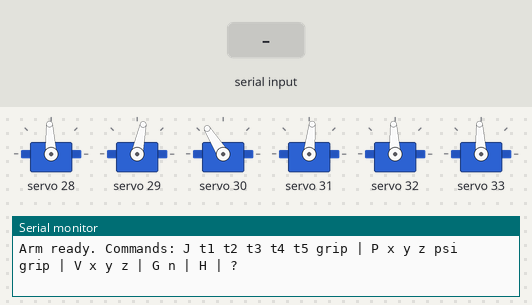
A sketch run on a simulated ESP32. Parts: 6 × servo, the last lines printed to the serial monitor. Inputs (shaded band) come from the test bench.

Above: at 1.5 s.
1.6 s: "J\n" received over Serial
At 2.8 s:
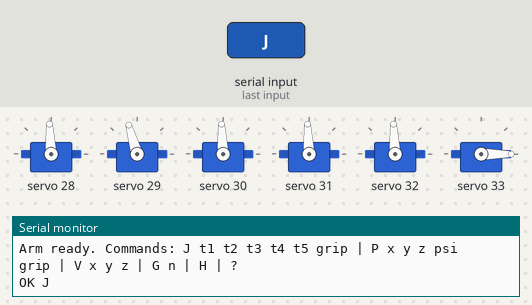
3.6 s: "P\n" received over Serial
At 5.5 s:
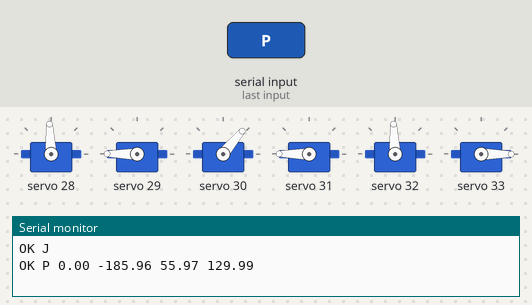
5.8 s: "V\n" received over Serial
At 7.3 s:
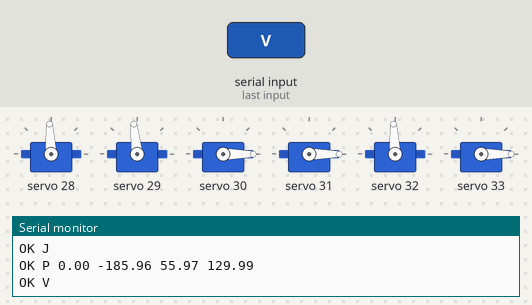
8.1 s: "H\n" received over Serial
At 8.25 s:
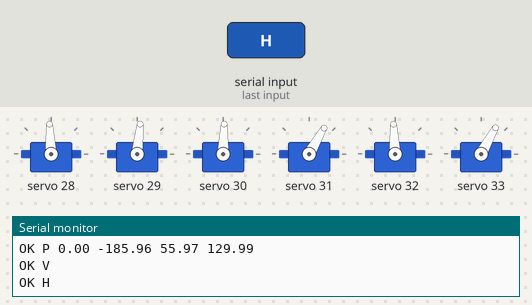
11.1 s: "G\n" received over Serial
At 12.4 s:
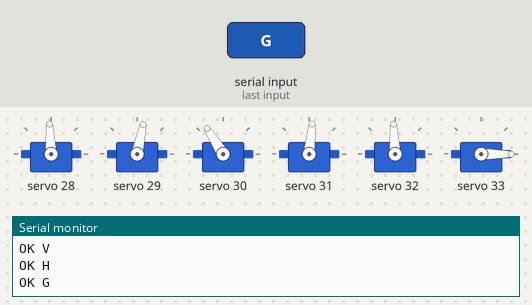
12.9 s: "j\n" received over Serial
At 14.6 s:
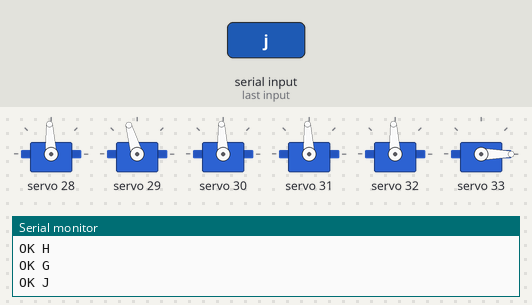
Timing chart, 0 to 15.7 s (numbered marks = the images above; inputs shaded):
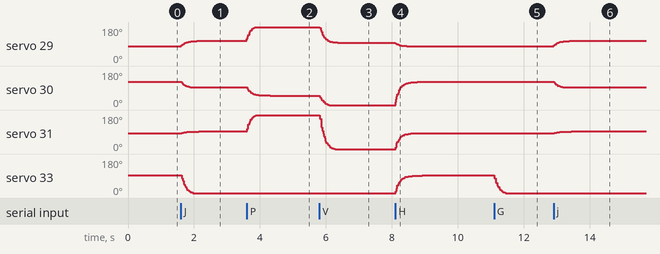

Measured:
- after the input at 1.6 s, servo 29: moves from 78° to 106° over 0.46 s, starting at once; servo 30: moves from 122° to 93° over 0.36 s, starting at once; servo 31: 84° → 91° at once, → 92° 0.26 s later, → 93° 0.26 s later; servo 33: moves from 93° to 0° over 0.34 s, starting at once
- after the input at 3.6 s, servo 29: moves from 106° to 180° over 0.26 s, starting at once; servo 30: moves from 93° to 50° over 0.70 s, starting at once; servo 31: moves from 93° to 180° over 0.28 s, starting at once
- after the input at 5.8 s, servo 29: moves from 180° to 96° over 0.83 s, starting at once; servo 30: moves from 50° to 0° over 0.28 s, starting at once; servo 31: moves from 180° to 0° over 0.46 s, starting at once
- after the input at 8.1 s, servo 29: moves from 96° to 78° over 0.61 s, starting at once; servo 30: moves from 0° to 122° over 0.67 s, starting at once; servo 31: moves from 0° to 84° over 0.56 s, starting at once; servo 33: moves from 0° to 93° over 0.81 s, starting at once
- after the input at 11.1 s, servo 33: moves from 93° to 0° over 0.34 s, starting at once
- after the input at 12.9 s, servo 29: moves from 78° to 106° over 0.46 s, starting at once; servo 30: moves from 122° to 93° over 0.36 s, starting at once; servo 31: 84° → 91° at once, → 92° 0.28 s later, → 93° 0.24 s later

The sketch:

arm_kinematics_control.ino
```cpp
/*
  5-DOF Robotic Arm — Kinematics-driven control
  ESP32 + PCA9685 + DS3115MG servos

  Implements the same decoupled geometric FK/IK model used in
  arm_kinematics_gui.html, derived from the DH parameters in:
  Ibrahim & Ali, "Inverse Kinematic Analysis For A 5 DOF Robotic Arm
  Using Deep Neural Network," IJES vol 11, no 18s, 2025.

  NOTE ON DEVIATION FROM THE PAPER:
  The paper solves IK with a trained DNN. On an ESP32, for a 4-variable
  decoupled chain like this one, a closed-form geometric solution (below)
  is exact, deterministic, and far cheaper than running inference on
  a microcontroller — so that's what this firmware uses. The geometry
  mirrors the paper's own decoupling insight (their eq. 11: psi =
  theta2+theta3+theta4), just solved analytically instead of learned.

  SERIAL PROTOCOL (115200 baud, newline-terminated ASCII):
    J t1 t2 t3 t4 t5 grip     -> move directly to joint angles (deg), grip 0-180
    P x y z psi grip          -> move to Cartesian pose (mm, deg) via IK, elbow-up
    V x y z                   -> "vision" pose: same as P with fixed approach psi
                                   and current gripper state (for CV/AprilTag hookup)
    H                         -> go to home pose
    G n                       -> set gripper opening, n = 0 (closed) .. 180 (open)
    ?                         -> print current joint angles + last commanded pose

  TODO before running on hardware:
    - MEASURE_YOUR_ARM: fill in LINK_* below from your physical arm
    - Fill in SERVO_CAL[] pulse/angle calibration per channel (from your
      existing calibration routine)
    - Confirm CHANNEL map matches your PCA9685 wiring
*/

#include <Wire.h>
#include <Adafruit_PWMServoDriver.h>

Adafruit_PWMServoDriver pwm = Adafruit_PWMServoDriver(0x48);

// ---------------------------------------------------------------------
// LINK LENGTHS (mm) — MEASURE_YOUR_ARM: replace with your physical arm's
// dimensions. Defaults below are the paper's DH values as a starting point.
// ---------------------------------------------------------------------
struct LinkConfig {
  float L0;   // base height, ground to shoulder yaw axis
  float A;    // shoulder vertical offset
  float B;    // shoulder horizontal offset
  float L1;   // upper arm (shoulder to elbow)
  float L2;   // forearm (elbow to wrist)
  float L34;  // wrist to gripper tip (L3+L4 combined)
};
LinkConfig LINK = { 75.0, 14.0, 12.0, 102.0, 130.0, 173.0 };

// ---------------------------------------------------------------------
// PCA9685 CHANNEL MAP — confirm against your wiring
// ---------------------------------------------------------------------
const uint8_t CH_BASE   = 0;  // theta1
const uint8_t CH_SHLDR  = 1;  // theta2
const uint8_t CH_ELBOW  = 2;  // theta3
const uint8_t CH_WRIST  = 3;  // theta4
const uint8_t CH_ROLL   = 4;  // theta5
const uint8_t CH_GRIP   = 5;  // gripper open/close

// ---------------------------------------------------------------------
// PER-SERVO CALIBRATION — replace with your measured pulse counts.
// pulseAt0 / pulseAt180 are PCA9685 tick counts (0-4095 @ 50Hz) at the
// two ends of that servo's travel; angleMin/angleMax clamp commanded
// angles to what's mechanically safe for that joint.
// ---------------------------------------------------------------------
struct ServoCal {
  uint16_t pulseAt0;
  uint16_t pulseAt180;
  float angleMin;
  float angleMax;
  bool invert;
  float zeroOffset;   // kinematic angle that maps to this servo's "90 deg" center
};

ServoCal SERVO_CAL[6] = {
  /* CH_BASE  */ {102, 512, -150, 150, false, 0.0},
  /* CH_SHLDR */ {102, 512,  -90, 120, true,  0.0},  // invert: servo mounted mirrored vs kinematic +angle
  /* CH_ELBOW */ {102, 512, -130, 130, true,  0.0},  // invert: same — flips travel direction only,
  /* CH_WRIST */ {102, 512, -120, 120, false, 0.0},  //   the FK/IK math above is untouched and stays correct
  /* CH_ROLL  */ {102, 512, -180, 180, false, 0.0},
  /* CH_GRIP  */ {102, 512,    0, 180, false, 0.0},
};

// ---------------------------------------------------------------------
// Smoothing — matches the EMA + non-blocking ramp approach from prior
// firmware revisions on this arm
// ---------------------------------------------------------------------
const float EMA_ALPHA = 0.15;
const float DEAD_ZONE_DEG = 0.15;
const unsigned long SERVO_UPDATE_MS = 20;

float currentAngle[6] = {0, 30, -40, -10, 0, 90};
float targetAngle[6]  = {0, 30, -40, -10, 0, 90};
unsigned long lastUpdate = 0;

// ---------------------------------------------------------------------
// FK / IK — mirrors arm_kinematics_gui.html
// ---------------------------------------------------------------------
struct Pose { float Px, Py, Pz, psi; };

Pose forwardKinematics(float t1, float t2, float t3, float t4) {
  float t1r = radians(t1), t2r = radians(t2), t3r = radians(t3), t4r = radians(t4);
  float sum23 = t2r + t3r;
  float sum234 = t2r + t3r + t4r;
  float r = LINK.B + LINK.L1 * cos(t2r) + LINK.L2 * cos(sum23) + LINK.L34 * cos(sum234);
  float z = LINK.L0 + LINK.A + LINK.L1 * sin(t2r) + LINK.L2 * sin(sum23) + LINK.L34 * sin(sum234);
  Pose p;
  p.Px = r * cos(t1r);
  p.Py = r * sin(t1r);
  p.Pz = z;
  p.psi = t2 + t3 + t4;
  return p;
}

// Returns true if solvable (target within reach). Writes result into out[4]: t1,t2,t3,t4
bool inverseKinematics(float Px, float Py, float Pz, float psiDeg, int elbowSign, float out[4]) {
  float t1 = degrees(atan2(Py, Px));
  float rr = sqrt(Px * Px + Py * Py) - LINK.B;
  float zz = Pz - LINK.L0 - LINK.A;
  float psir = radians(psiDeg);
  float Wr = rr - LINK.L34 * cos(psir);
  float Wz = zz - LINK.L34 * sin(psir);

  float L1 = LINK.L1, L2 = LINK.L2;
  float Dnum = (Wr * Wr + Wz * Wz - L1 * L1 - L2 * L2);
  float Dden = (2.0 * L1 * L2);
  float D = Dnum / Dden;

  bool reachable = (D >= -1.0 && D <= 1.0);
  if (D > 1.0) D = 1.0;
  if (D < -1.0) D = -1.0;

  float t3r = atan2(elbowSign * sqrt(1.0 - D * D), D);
  float t2r = atan2(Wz, Wr) - atan2(L2 * sin(t3r), L1 + L2 * cos(t3r));
  float t2 = degrees(t2r);
  float t3 = degrees(t3r);
  float t4 = psiDeg - t2 - t3;

  out[0] = t1; out[1] = t2; out[2] = t3; out[3] = t4;
  return reachable;
}

// ---------------------------------------------------------------------
// Servo output
// ---------------------------------------------------------------------
uint16_t angleToPulse(uint8_t ch, float angleDeg) {
  ServoCal &c = SERVO_CAL[ch];
  float a = constrain(angleDeg, c.angleMin, c.angleMax);
  float a180 = a - c.angleMin;               // shift into 0..(max-min)
  float span = c.angleMax - c.angleMin;
  float frac = (span > 0.001) ? (a180 / span) : 0.0;
  if (c.invert) frac = 1.0 - frac;
  uint16_t pulse = c.pulseAt0 + (uint16_t)(frac * (c.pulseAt180 - c.pulseAt0));
  return pulse;
}

void writeServo(uint8_t ch, float angleDeg) {
  pwm.setPWM(ch, 0, angleToPulse(ch, angleDeg));
}

void setTargets(float t1, float t2, float t3, float t4, float t5, float grip) {
  targetAngle[0] = constrain(t1, SERVO_CAL[0].angleMin, SERVO_CAL[0].angleMax);
  targetAngle[1] = constrain(t2, SERVO_CAL[1].angleMin, SERVO_CAL[1].angleMax);
  targetAngle[2] = constrain(t3, SERVO_CAL[2].angleMin, SERVO_CAL[2].angleMax);
  targetAngle[3] = constrain(t4, SERVO_CAL[3].angleMin, SERVO_CAL[3].angleMax);
  targetAngle[4] = constrain(t5, SERVO_CAL[4].angleMin, SERVO_CAL[4].angleMax);
  targetAngle[5] = constrain(grip, SERVO_CAL[5].angleMin, SERVO_CAL[5].angleMax);
}

void serviceServos() {
  unsigned long now = millis();
  if (now - lastUpdate < SERVO_UPDATE_MS) return;
  lastUpdate = now;
  for (int i = 0; i < 6; i++) {
    float diff = targetAngle[i] - currentAngle[i];
    if (fabs(diff) < DEAD_ZONE_DEG) {
      currentAngle[i] = targetAngle[i];
    } else {
      currentAngle[i] += diff * EMA_ALPHA;
    }
    writeServo(i, currentAngle[i]);
  }
}

// ---------------------------------------------------------------------
// Serial command parsing — char buffer + strtod, no String() allocations
// ---------------------------------------------------------------------
char lineBuf[96];
uint8_t lineLen = 0;

void handleLine(char *line) {
  char *p = line;
  while (*p == ' ') p++;
  char cmd = *p;
  p++;

  if (cmd == 'J' || cmd == 'j') {
    float v[6];
    for (int i = 0; i < 6; i++) v[i] = strtod(p, &p);
    setTargets(v[0], v[1], v[2], v[3], v[4], v[5]);
    Serial.println("OK J");

  } else if (cmd == 'P' || cmd == 'p') {
    float x = strtod(p, &p);
    float y = strtod(p, &p);
    float z = strtod(p, &p);
    float psi = strtod(p, &p);
    float grip = strtod(p, &p);
    float out[4];
    bool ok = inverseKinematics(x, y, z, psi, 1, out);
    setTargets(out[0], out[1], out[2], out[3], currentAngle[4], grip);
    Serial.print(ok ? "OK P " : "WARN unreachable, clamped P ");
    Serial.print(out[0]); Serial.print(' ');
    Serial.print(out[1]); Serial.print(' ');
    Serial.print(out[2]); Serial.print(' ');
    Serial.println(out[3]);

  } else if (cmd == 'V' || cmd == 'v') {
    // Vision/CV pose command: fixed top-down approach angle.
    // Adjust APPROACH_PSI to match how you want the gripper oriented
    // for pick-and-place once AprilTag/CV supplies x,y,z.
    const float APPROACH_PSI = -90.0;
    float x = strtod(p, &p);
    float y = strtod(p, &p);
    float z = strtod(p, &p);
    float out[4];
    bool ok = inverseKinematics(x, y, z, APPROACH_PSI, 1, out);
    setTargets(out[0], out[1], out[2], out[3], currentAngle[4], currentAngle[5]);
    Serial.println(ok ? "OK V" : "WARN unreachable, clamped V");

  } else if (cmd == 'G' || cmd == 'g') {
    float g = strtod(p, &p);
    targetAngle[5] = constrain(g, SERVO_CAL[5].angleMin, SERVO_CAL[5].angleMax);
    Serial.println("OK G");

  } else if (cmd == 'H' || cmd == 'h') {
    setTargets(0, 30, -40, -10, 0, 90);
    Serial.println("OK H");

  } else if (cmd == '?') {
    Pose pose = forwardKinematics(currentAngle[0], currentAngle[1], currentAngle[2], currentAngle[3]);
    Serial.print("theta: ");
    for (int i = 0; i < 6; i++) { Serial.print(currentAngle[i]); Serial.print(' '); }
    Serial.print(" | pose: ");
    Serial.print(pose.Px); Serial.print(' ');
    Serial.print(pose.Py); Serial.print(' ');
    Serial.print(pose.Pz); Serial.print(' ');
    Serial.println(pose.psi);

  } else {
    Serial.println("ERR unknown cmd (use J/P/V/G/H/?)");
  }
}

void pollSerial() {
  while (Serial.available()) {
    char c = Serial.read();
    if (c == '\n' || c == '\r') {
      if (lineLen > 0) {
        lineBuf[lineLen] = '\0';
        handleLine(lineBuf);
        lineLen = 0;
      }
    } else if (lineLen < sizeof(lineBuf) - 1) {
      lineBuf[lineLen++] = c;
    }
  }
}

// ---------------------------------------------------------------------
void setup() {
  Serial.begin(115200);
  Wire.begin();
  pwm.begin();
  pwm.setPWMFreq(50);
  delay(300);

  // Home pose on boot
  setTargets(0, 30, -40, -10, 0, 90);
  for (int i = 0; i < 6; i++) currentAngle[i] = targetAngle[i];
  for (int i = 0; i < 6; i++) writeServo(i, currentAngle[i]);

  Serial.println("Arm ready. Commands: J t1 t2 t3 t4 t5 grip | P x y z psi grip | V x y z | G n | H | ?");
}

void loop() {
  pollSerial();
  serviceServos();
}
```
